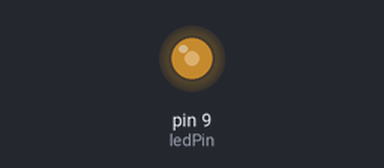
Bench run of a sketch on a simulated Arduino Uno, built with avr-gcc and run on an emulated ATmega328P. Parts: output pins drawn as LEDs (lit = HIGH).

Above: at 0.1 s.
Timing chart, 0 to 1.6 s (numbered marks = the images above):
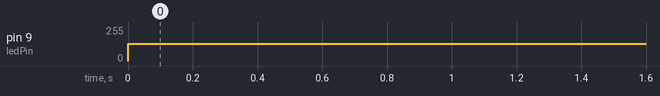

The sketch:

07-pwm-voltage-test.ino
```cpp
// Experiment 07: Compare DC meter readings for two PWM settings.
// Measure D9 relative to GND with the multimeter in DC voltage mode.
// First upload with pwmValue = 128; change it to 64 and upload again.
const int ledPin = 9;
const int pwmValue = 128;

void setup()
{
    pinMode(ledPin, OUTPUT);
}

void loop()
{
    analogWrite(ledPin, pwmValue);
}
```

Measured:
- by itself, pin 9 (ledPin): 0/255 → 128/255 at 0.00 s
